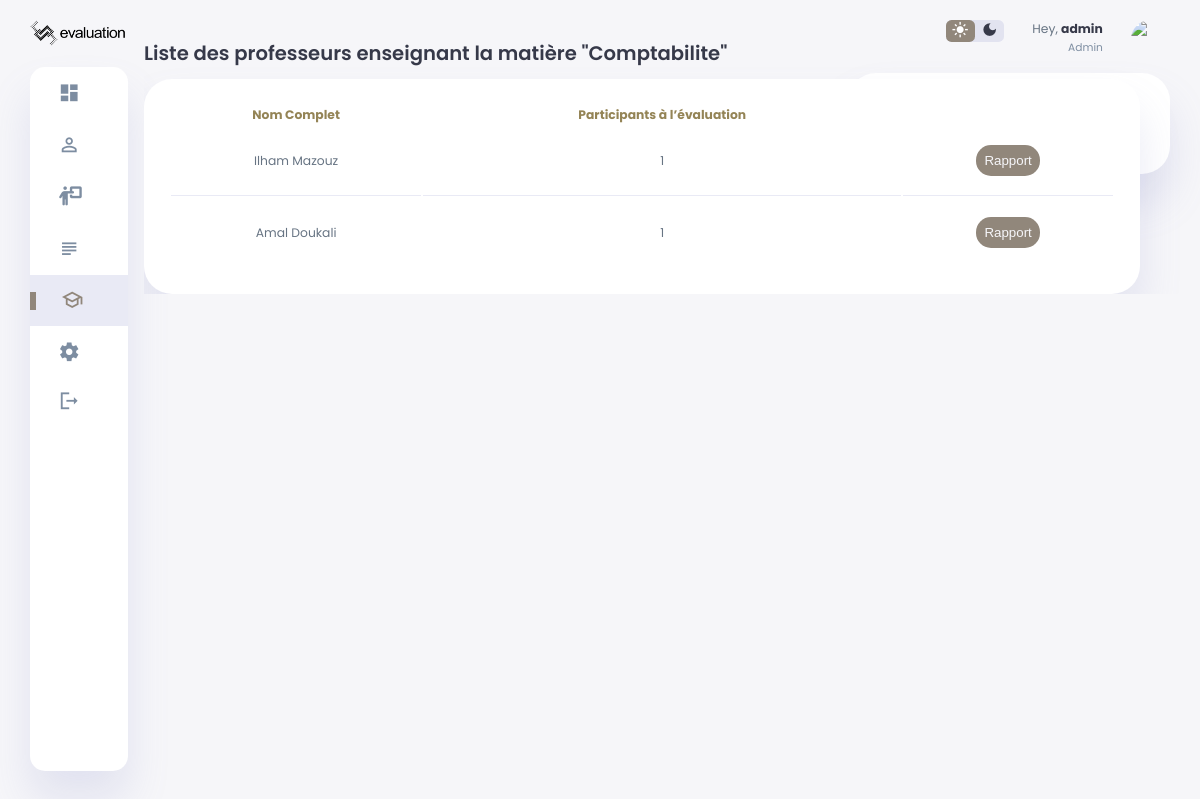
The page /rapport/1/9/profs (signed in) on the database its author committed.
### models/models.py (models this page shows)
class Subjects(db.Model):
    id=db.Column(db.Integer,primary_key=True)
    name=db.Column(db.String(1000))
    profs=db.relationship('Profs',secondary=subject_prof,back_populates='subjects',passive_deletes=True)
    classes=db.relationship('Classes',secondary=subject_classe,back_populates='subjects',passive_deletes=True)
    questionstrack=db.relationship('QuestionsTrack',back_populates='subjects',passive_deletes=True)
    school_id=db.Column(db.Integer,db.ForeignKey('schools.id'))
    schools=db.relationship('Schools',back_populates='subjects',passive_deletes=True)

class Profs(db.Model):
    id=db.Column(db.Integer,primary_key=True)
    fname=db.Column(db.String(200))
    lname=db.Column(db.String(200))
    immatriculation=db.Column(db.Integer,unique=True)
    schools=db.relationship('Schools',secondary=school_prof,back_populates='profs',passive_deletes=True)
    subjects=db.relationship('Subjects',secondary=subject_prof,back_populates='profs',passive_deletes=True)
    questionstrack=db.relationship('QuestionsTrack',back_populates='profs',passive_deletes=True)

class Classes(db.Model):
    id=db.Column(db.Integer,primary_key=True)
    name=db.Column(db.String(1000))
    students_nbrs=db.Column(db.Integer)
    school_id=db.Column(db.Integer,db.ForeignKey('schools.id'))
    schools=db.relationship('Schools',back_populates='classes',passive_deletes=True)
    students=db.relationship('Students',back_populates='classes',passive_deletes=True)
    subjects=db.relationship('Subjects',secondary=subject_classe,back_populates='classes',passive_deletes=True)
    eval=db.Column(db.Integer,default=0)
    questionstrack=db.relationship('QuestionsTrack',back_populates='classes',passive_deletes=True)

### routes/classes.py (the view)
@classes_bp.route('/rapport/<int:classe_id>/<int:subject_id>/profs')
def more_than_prof(classe_id,subject_id):
    if 'school_username' and 'school_name' in session:
        subject=Subjects.query.get(subject_id)
        classe=Classes.query.get(classe_id)
        profs=subject.profs
        return render_template('more_than_prof.html',profs=profs,qt=QuestionsTrack,classe=classe,subject=subject)
    else:
        return redirect(url_for("home.home"))

### templates/more_than_prof.html (shortened to what this page needs)
<!DOCTYPE html>
<html lang="en">
<head>
  <link rel="stylesheet" href="{{ url_for('static', filename='css/dashboard.css') }}">
  <link rel="stylesheet" href="{{ url_for('static', filename='css/modal.css') }}">
</head>
<body>
  <div class="container">
    <aside>
            <div class="toggle">
                <img src="{{url_for('static',filename='images/logo.png')}}">
            </div>
            <div class="sidebar">
                <a href="{{url_for('dashboard.dashboard')}}">
                    <span class="material-icons-sharp">dashboard</span>
                </a>
                <a href="{{url_for('students.students')}}">
                    <span class="material-icons-sharp">person_outline</span>
                </a>
                <a href="{{url_for('profs.profs')}}">
                    <i class="fa-sharp-duotone fa-solid fa-person-chalkboard" style="font-size: 19px;"></i>
                </a>
                <a href="{{url_for('subjects.subjects')}}" >
                    <span class="material-symbols-outlined">subject</span>
                </a>
                <a href="{{url_for('classes.classes')}}" class="active">
                    <span class="material-symbols-outlined">school</span>
                </a>
                <a href="{{url_for('auth.settings')}}">
                    <span class="material-icons-sharp">settings</span>
                </a>
                <a href="{{url_for('auth.logout')}}">
                    <span class="material-icons-sharp">logout</span>
                </a>
            </div>
        </aside>
    <main>
      <div class="recent-orders">
        <h2>Liste des professeurs enseignant la matière "{{ subject.name }}"</h2>
        <table>
          <thead>
            <tr>
              <th>Nom Complet</th>
              <th>Participants à l’évaluation</th>
              <th></th>
            </tr>
          </thead>
          <tbody>
            {% for prof in profs %}
            <tr>
              <td>{{prof.fname}} {{prof.lname}}</td>
              <td>{{qt.query.filter_by(subject_id=subject.id,classe_id=classe.id,prof_id=prof.id).count()}}</td>
              {% if (qt.query.filter_by(subject_id=subject.id,classe_id=classe.id,prof_id=prof.id).count())>0 %}
              <td>
                <a
                href="{{url_for('classes.rapport_details',classe_id=classe.id,subject_id=subject.id,prof_id=prof.id)}}">
           <button class="reset" >Rapport</button></td>
              {%else%}
              <td><button class="reset">Rapport Indisponible</button></td>
              {%endif%}
            </tr>
            {%endfor%}
          </tbody>
        </table>
      </div>
    </main>
    <div class="right-section">
      <div class="nav">
        <div class="dark-mode">
          <span class="material-icons-sharp active">light_mode</span>
          <span class="material-icons-sharp">dark_mode</span>
        </div>
        <div class="profile">
          <div class="info">
            <p>Hey, <b>admin</b></p>
            <small class="text-muted">Admin</small>
          </div>
          <div class="profile-photo">
            <img src="https://media.geeksforgeeks.org/wp-content/uploads/20221210180014/profile-removebg-preview.png">
          </div>
        </div>
      </div>
      <div class="user-profile">
        <div class="logo">
          <h2>Nom École</h2>
          <p>Tableau De Bord</p>
        </div>
      </div>
    </div>
  </div>
</body>
</html>

### rows shown on the page
Subjects: name "Comptabilite"
Profs: fname "Ilham", lname "Mazouz"
Classes: query.filter_by "1"
Profs: fname "Amal", lname "Doukali"
